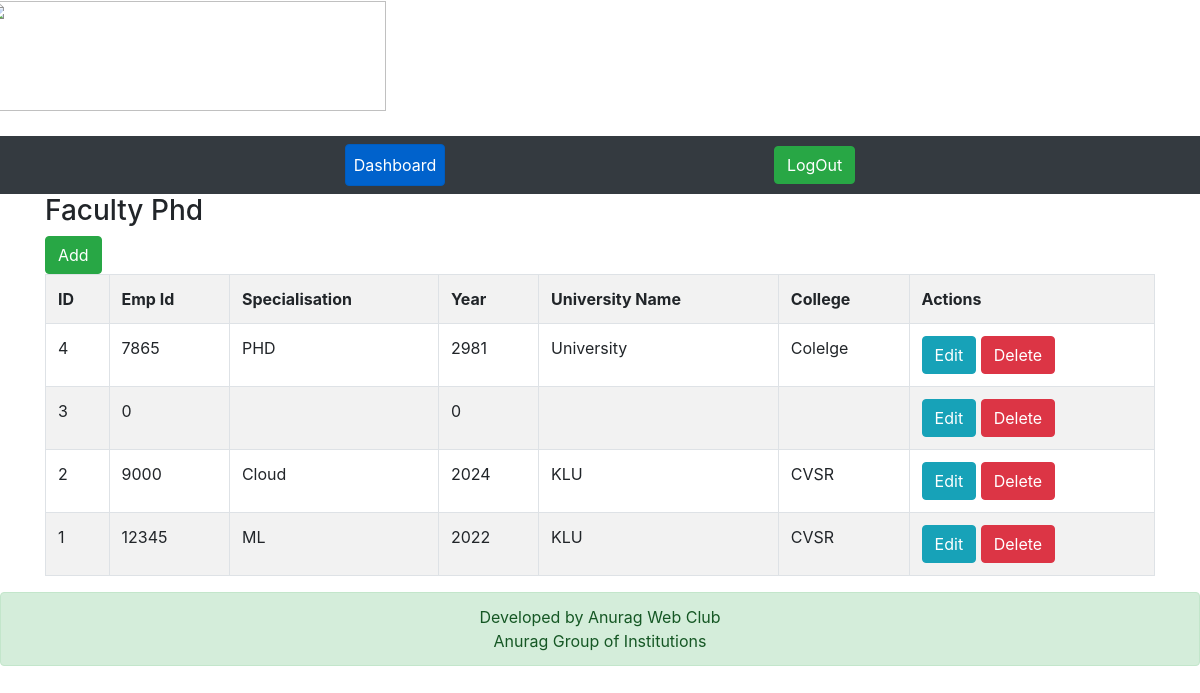
/index.php/faculty_phd, run on an earlier commit of the app's database.
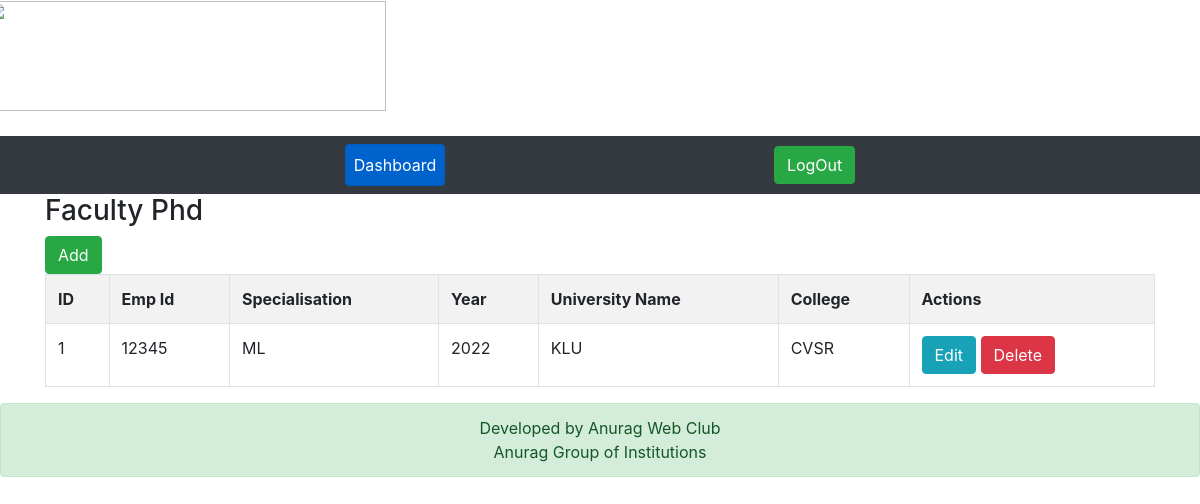
And on a later commit of the database.
### tables this page shows
CREATE TABLE IF NOT EXISTS `faculty_phd` (
  `id` int(11) NOT NULL AUTO_INCREMENT,
  `emp_id` int(11) NOT NULL,
  `specialisation` varchar(100) NOT NULL,
  `year` int(11) NOT NULL,
  `university_name` varchar(100) NOT NULL,
  `college` varchar(100) NOT NULL,
  PRIMARY KEY (`id`)
);

### application/controllers/Faculty_phd.php (called while the page is built, shortened)
<?php
class Faculty_phd extends CI_Controller{
    function __construct()
    {
        $this->load->model('Faculty_phd_model');
    }
    function index()
    {
        $data['faculty_phd'] = $this->Faculty_phd_model->get_all_faculty_phd();
        $data['heading'] = 'Faculty Phd';
        $data['_view'] = 'faculty_phd/index';
        $this->load->view('layouts/main',$data);
    }
}

### index.php (called while the page is built, shortened)
<?php
require_once BASEPATH.'core/CodeIgniter.php';

### application/models/Faculty_phd_model.php (called while the page is built, shortened)
<?php
class Faculty_phd_model extends CI_Model
{
    function get_all_faculty_phd()
    {
        $this->db->order_by('id', 'desc');
        return $this->db->get('faculty_phd')->result_array();
    }
}

### application/views/faculty_phd/index.php (the view)
<div class="pull-right">
	<a href="<?php echo site_url('faculty_phd/add'); ?>" class="btn btn-success">Add</a>
</div>
<table class="table table-striped table-bordered">
    <tr>
		<th>ID</th>
		<th>Emp Id</th>
		<th>Specialisation</th>
		<th>Year</th>
		<th>University Name</th>
		<th>College</th>
		<th>Actions</th>
    </tr>
	<?php foreach($faculty_phd as $f){ ?>
    <tr>
		<td><?php echo $f['id']; ?></td>
		<td><?php echo $f['emp_id']; ?></td>
		<td><?php echo $f['specialisation']; ?></td>
		<td><?php echo $f['year']; ?></td>
		<td><?php echo $f['university_name']; ?></td>
		<td><?php echo $f['college']; ?></td>
		<td>
            <a href="<?php echo site_url('faculty_phd/edit/'.$f['id']); ?>" class="btn btn-info btn-xs">Edit</a>
            <a href="<?php echo site_url('faculty_phd/remove/'.$f['id']); ?>" class="btn btn-danger btn-xs">Delete</a>
        </td>
    </tr>
	<?php } ?>
</table>

What changed in the data, as far as the page shows it:
removed faculty_phd: id "4", emp "7865", specialisation "PHD", year "2981", university_name "University", college "Colelge"
removed faculty_phd: id "3", emp "0", year "0"
removed faculty_phd: id "2", emp "9000", specialisation "Cloud", year "2024", university_name "KLU", college "CVSR"
